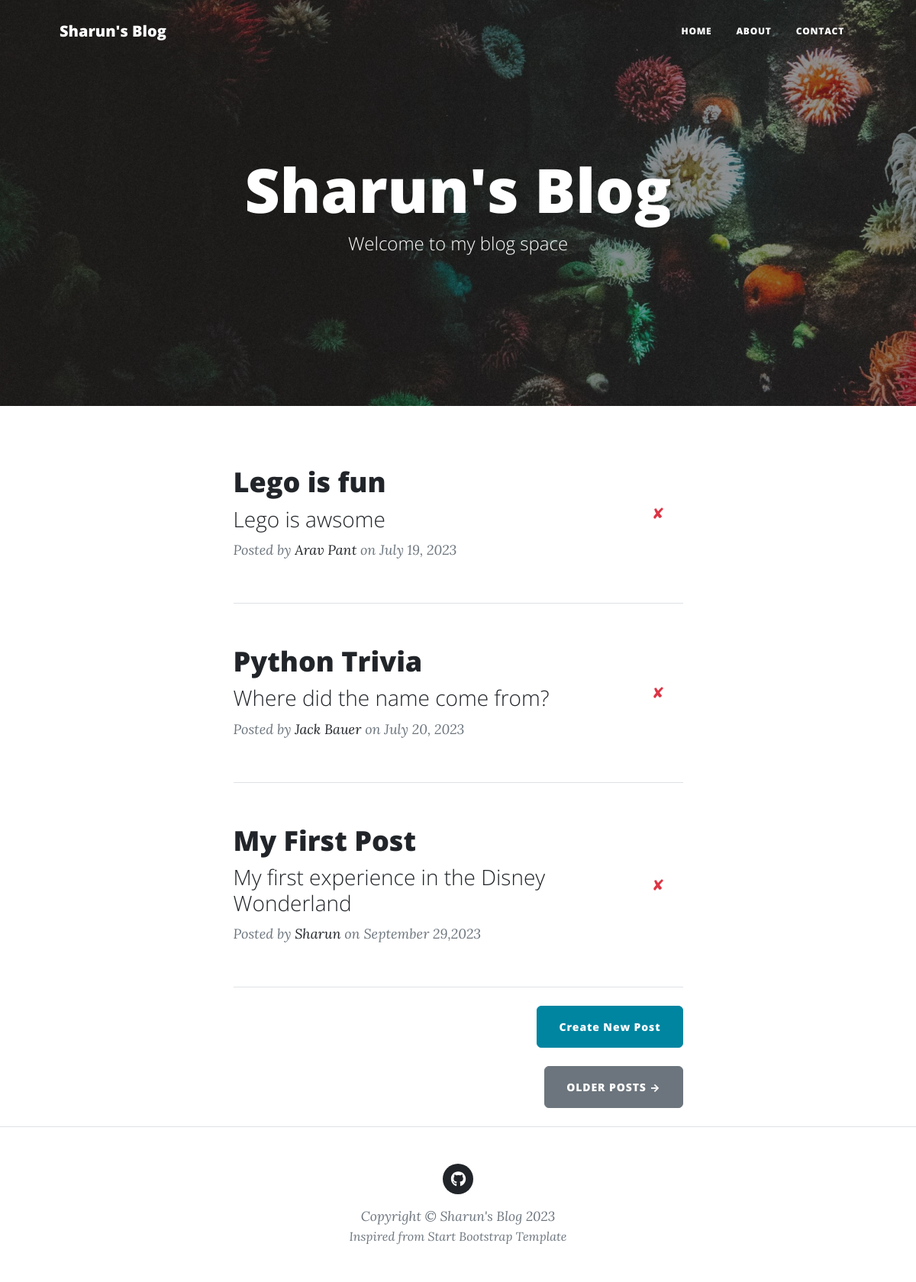
The page / on the database its author committed.
### main.py (models this page shows)
class BlogPost(db.Model):
    id = db.Column(db.Integer, primary_key=True)
    title = db.Column(db.String(250), unique=True, nullable=False)
    subtitle = db.Column(db.String(250), nullable=False)
    date = db.Column(db.String(250), nullable=False)
    body = db.Column(db.Text, nullable=False)
    author = db.Column(db.String(250), nullable=False)
    img_url = db.Column(db.String(250), nullable=False)

### main.py (the view)
@app.route("/")
def get_all_posts():
    posts = db.session.execute(db.select(BlogPost)).scalars()
    return render_template("index.html", all_posts=posts)

### templates/index.html
{% include "header.html" %}
<header class="masthead" style="background-image: url('../static/assets/img/home-bg.jpg')">
  <div class="container position-relative px-4 px-lg-5">
    <div class="row gx-4 gx-lg-5 justify-content-center">
      <div class="col-md-10 col-lg-8 col-xl-7">
        <div class="site-heading">
          <h1>Sharun's Blog</h1>
          <span class="subheading">Welcome to my blog space</span>
        </div>
      </div>
    </div>
  </div>
</header>
<div class="container px-4 px-lg-5">
  <div class="row gx-4 gx-lg-5 justify-content-center">
    <div class="col-md-10 col-lg-8 col-xl-7">
      {% for post in all_posts %}
      <div class="d-flex justify-content-between">
        <div class="post-preview">
          <a href="{{ url_for('show_post', post_id=post.id) }}">
            <h2 class="post-title">{{ post.title }}</h2>
            <h3 class="post-subtitle">{{ post.subtitle }}</h3>
          </a>
          <p class="post-meta">
            Posted by
            <a href="#">{{post.author}}</a>
            on {{post.date}}
          </p>
        </div>
        <a href="{{ url_for('delete_post', post_id=post.id) }}" class="m-4 d-flex align-items-center text-danger a">
          ✘
        </a>
      </div>
      <hr class="my-4" />
      {% endfor %}
      <div class="d-flex justify-content-end mb-4">
        <a class="btn btn-primary float-right" href="{{ url_for('add_new_post') }}">Create New Post</a>
      </div>
      <div class="d-flex justify-content-end mb-4">
        <a class="btn btn-secondary text-uppercase" href="#!">Older Posts →</a>
      </div>
    </div>
  </div>
</div>
{% include "footer.html" %}

### templates/header.html (shortened to what this page needs)
<!DOCTYPE html>
<html lang="en">
<head>
  {% block styles %}
  {{ bootstrap.load_css() }}
  <link href="{{ url_for('static', filename='css/styles.css') }}" rel="stylesheet" />
  {% endblock %}
</head>
<body>
  <nav class="navbar navbar-expand-lg navbar-light" id="mainNav">
    <div class="container px-4 px-lg-5">
      <a class="navbar-brand" href="/">Sharun's Blog</a>
      <div class="collapse navbar-collapse" id="navbarResponsive">
        <ul class="navbar-nav ms-auto py-4 py-lg-0">
          <li class="nav-item">
            <a class="nav-link px-lg-3 py-3 py-lg-4" href="{{ url_for('get_all_posts') }}">Home</a>
          </li>
          <li class="nav-item">
            <a class="nav-link px-lg-3 py-3 py-lg-4" href="{{ url_for('about') }}">About</a>
          </li>
          <li class="nav-item">
            <a class="nav-link px-lg-3 py-3 py-lg-4" href="{{ url_for('contact') }}">Contact</a>
          </li>
        </ul>
      </div>
    </div>
  </nav>

### templates/footer.html (shortened to what this page needs)
        <footer class="border-top">
          <div class="container px-4 px-lg-5">
              <div class="row gx-4 gx-lg-5 justify-content-center">
                  <div class="col-md-10 col-lg-8 col-xl-7">
                      <ul class="list-inline text-center">
                          <li class="list-inline-item">
                              <a href="https://github.com/sharunrajeev">
                                  <span class="fa-stack fa-md">
                                      <i class="fas fa-circle fa-stack-2x"></i>
                                      <i class="fab fa-github fa-stack-1x fa-inverse"></i>
                                  </span>
                              </a>
                          </li>
                      </ul>
                      <div class="small text-center text-muted fst-italic">Copyright &copy; Sharun's Blog 2023</div>
                      <div class="fs-6 text-center text-muted fst-italic">Inspired from Start Bootstrap Template</div>
                  </div>
              </div>
          </div>
      </footer>
  </body>
</html>

### rows shown on the page
BlogPost: title "Lego is fun", subtitle "Lego is awsome", author "Arav Pant", date "July 19, 2023"
BlogPost: title "Python Trivia", subtitle "Where did the name come from?", author "Jack Bauer", date "July 20, 2023"
BlogPost: title "My First Post", subtitle "My first experience in the Disney Wonderland", author "Sharun", date "September 29,2023"
